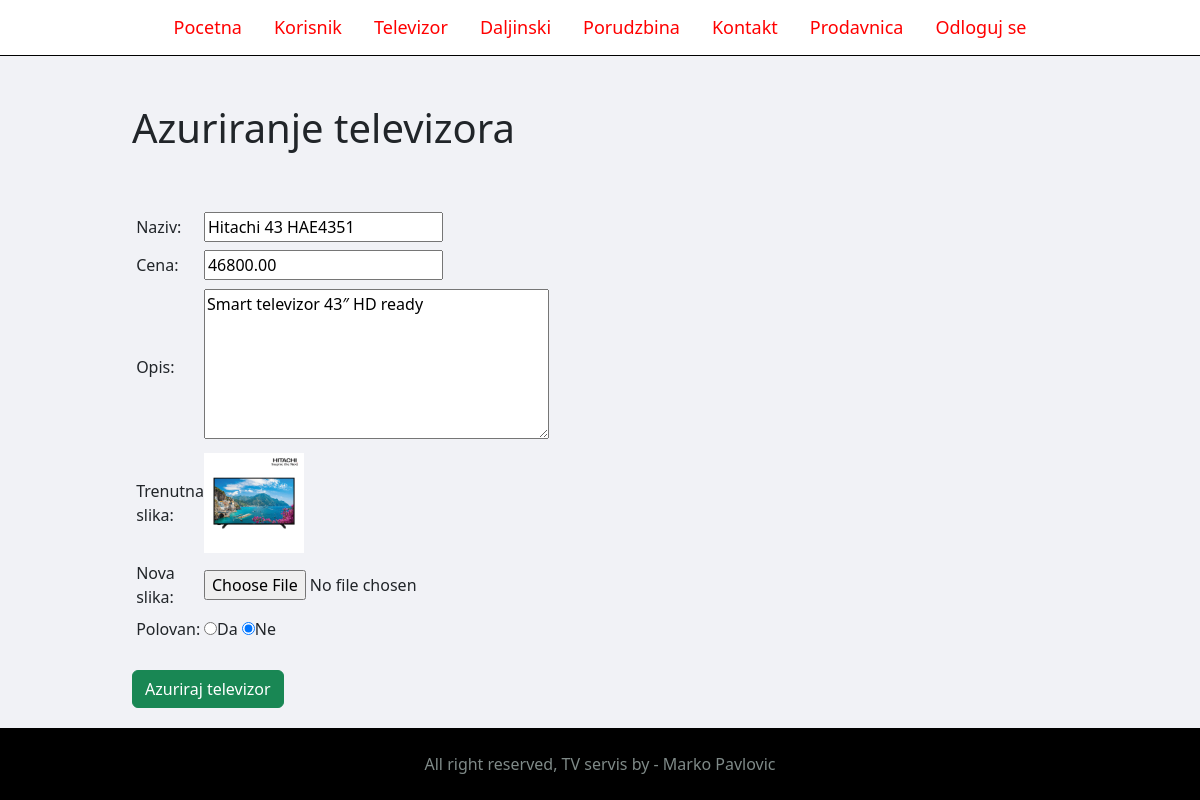
Page /admin/televizor-update.php?id=31 (signed in) on the committed database.
### tables this page shows
CREATE TABLE `televizor` (
  `id` int(10) UNSIGNED NOT NULL,
  `tvnaziv` varchar(50) NOT NULL,
  `cena` decimal(10,2) NOT NULL,
  `opis` varchar(100) DEFAULT NULL,
  `slika` varchar(50) NOT NULL,
  `polovan` tinyint(1) NOT NULL
);

### admin/televizor-update.php (the view, shortened to what this page needs)
<?php include 'partials/menu.php';?>
<div class="main-content">
  <div class="wrapper">
    <header>
      <h1>Azuriranje televizora</h1>
    </header>
    <br /><br />
    <?php
            $id=$_GET['id'];
            $sql="select tvnaziv,cena,opis,slika,polovan from televizor where id=$id";
            $result=$mysqli->query($sql);
            if($result->num_rows==0)
            {
                $_SESSION['message']="Ne postoji televizor sa datim id-om.";
                $_SESSION['tip']=false;
                header("Location:televizor.php");
            }
            else
            {
                $row=$result->fetch_assoc();
        ?>
    <form method="post" action="" enctype="multipart/form-data">
      <table class="tbl-30">
        <tr>
          <td><label for="naziv">Naziv:</label></td>
          <td>
            <input type="text" name="naziv" id="naziv" value="<?php echo $row['tvnaziv']; ?>" required />
          </td>
        </tr>
        <tr>
          <td><label for="cena">Cena:</label></td>
          <td>
            <input type="number" name="cena" id="cena" value="<?php echo $row['cena']; ?>" required />
          </td>
        </tr>
        <tr>
          <td><label for="opis">Opis:</label></td>
          <td>
            <textarea name="opis" id="opis" cols="35" rows="6"><?php echo $row['opis']; ?></textarea>
          </td>
        </tr>
        <tr>
          <td><label for="trenutna">Trenutna slika:</label></td>
          <td>
                <?php
                    if($row['slika']=="")
                    {
                        echo "<div style='color:red;'>Slika nije dostupna.</div>";
                    }
                    else
                    {
                        echo "<img src='../images/televizori/".$row['slika']."' alt='Slika televizora' width='100' height='100'>";
                    }
                ?>
          </td>
        </tr>
        <tr>
          <td><label for="nova">Nova slika:</label></td>
          <td>
            <input type="file" name="nova" id="nova" />
          </td>
        </tr>
        <tr>
          <td><label for="polovan">Polovan:</label></td>
          <td>
            <input type="radio" name="polovan" id="polovan" value="1" <?php if($row['polovan']==1){echo "checked";} ?> />Da
            <input type="radio" name="polovan" id="polovan" value="0" <?php if($row['polovan']==0){echo "checked";} ?> />Ne
          </td>
        </tr>
      </table>
      <?php } ?>
      <br />
      <input
        type="submit"
        value="Azuriraj televizor"
        name="azuriraj"
        class="btn btn-success"
      />
    </form>
  </div>
</div>
<?php include 'partials/footer.php';?>

### css/admin.css (style rules this page uses)
.telo { background-color:#f1f2f6; }
.main-content { padding: 3% 0; }
.wrapper { padding: 1%; width: 80%; margin: 0 auto; }
.tbl-30 { width: 30%; }
td { padding: 1%; }

### rows in the picture
televizor: naziv "Hitachi 43 HAE4351", cena "46800.00", opis "Smart televizor 43″ HD ready", slika (picture), polovan "☐ Polovan:", polovan "☑"
